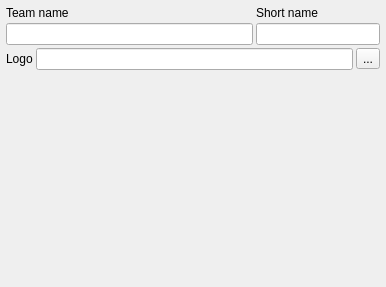
<?xml version="1.0" encoding="UTF-8"?>
<ui version="4.0">
 <class>TeamWidget</class>
 <widget class="QWidget" name="TeamWidget">
  <property name="geometry">
   <rect>
    <x>0</x>
    <y>0</y>
    <width>386</width>
    <height>287</height>
   </rect>
  </property>
  <property name="windowTitle">
   <string>Form</string>
  </property>
  <layout class="QVBoxLayout" name="verticalLayout">
   <property name="spacing">
    <number>3</number>
   </property>
   <property name="leftMargin">
    <number>6</number>
   </property>
   <property name="topMargin">
    <number>6</number>
   </property>
   <property name="rightMargin">
    <number>6</number>
   </property>
   <property name="bottomMargin">
    <number>6</number>
   </property>
   <item>
    <layout class="QGridLayout" name="__teamNameGridLayout">
     <property name="spacing">
      <number>3</number>
     </property>
     <item row="0" column="0">
      <widget class="QLabel" name="__teamNameLable">
       <property name="text">
        <string>Team name</string>
       </property>
      </widget>
     </item>
     <item row="0" column="1">
      <widget class="QLabel" name="__shortNameLable">
       <property name="text">
        <string>Short name</string>
       </property>
      </widget>
     </item>
     <item row="1" column="0">
      <widget class="QLineEdit" name="teamNameLineEdit">
       <property name="sizePolicy">
        <sizepolicy hsizetype="Expanding" vsizetype="Fixed">
         <horstretch>2</horstretch>
         <verstretch>0</verstretch>
        </sizepolicy>
       </property>
      </widget>
     </item>
     <item row="1" column="1">
      <widget class="QLineEdit" name="shortNameLineEdit">
       <property name="sizePolicy">
        <sizepolicy hsizetype="Expanding" vsizetype="Fixed">
         <horstretch>1</horstretch>
         <verstretch>0</verstretch>
        </sizepolicy>
       </property>
      </widget>
     </item>
    </layout>
   </item>
   <item>
    <layout class="QHBoxLayout" name="__logoLayout">
     <property name="spacing">
      <number>3</number>
     </property>
     <property name="topMargin">
      <number>0</number>
     </property>
     <item>
      <widget class="QLabel" name="__logoLable">
       <property name="text">
        <string>Logo</string>
       </property>
      </widget>
     </item>
     <item>
      <widget class="QLineEdit" name="logoPath">
       <property name="enabled">
        <bool>true</bool>
       </property>
      </widget>
     </item>
     <item>
      <widget class="QToolButton" name="logoPathToolBox">
       <property name="text">
        <string>...</string>
       </property>
      </widget>
     </item>
    </layout>
   </item>
   <item>
    <layout class="QVBoxLayout" name="playerListLayout">
     <property name="spacing">
      <number>3</number>
     </property>
    </layout>
   </item>
   <item>
    <spacer name="__verticalSpacer">
     <property name="orientation">
      <enum>Qt::Vertical</enum>
     </property>
     <property name="sizeHint" stdset="0">
      <size>
       <width>20</width>
       <height>40</height>
      </size>
     </property>
    </spacer>
   </item>
  </layout>
 </widget>
 <resources/>
 <connections/>
</ui>
